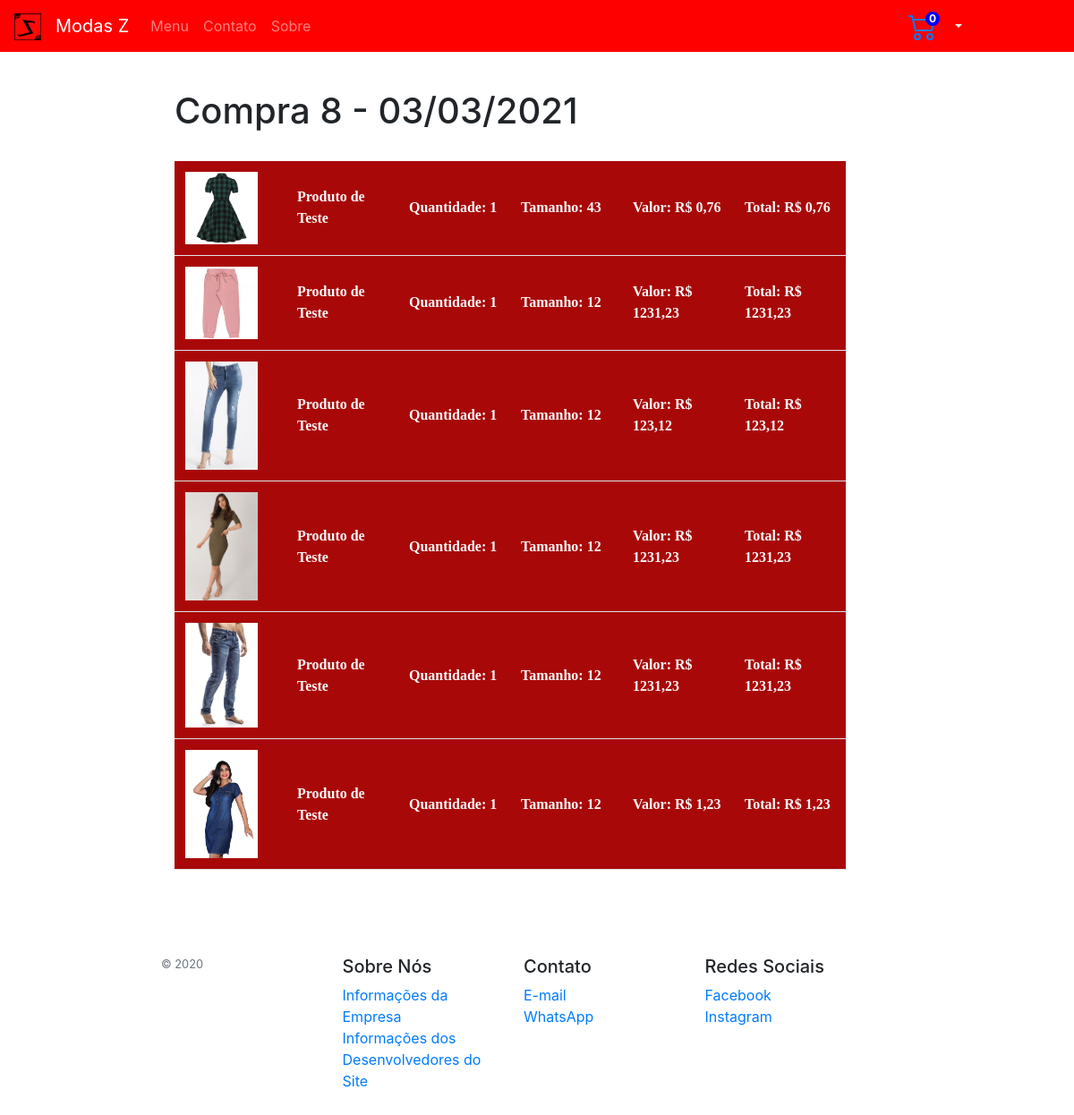
Screenshot of /minhasComprasDetalhada.php?id=8 with the database file from the repository.
### tables this page shows
CREATE TABLE `compras` (
  `id` int(11) NOT NULL,
  `idUsuario` int(11) NOT NULL,
  `idProdutos` text NOT NULL,
  `nomeProdutos` text NOT NULL,
  `fotoProdutos` text NOT NULL,
  `qtdProdutos` text NOT NULL,
  `tamanhoProdutos` text NOT NULL,
  `valorProdutos` text NOT NULL,
  `modoPagamento` varchar(20) NOT NULL,
  `valorTotal` double NOT NULL,
  `opcaoEnvio` varchar(20) NOT NULL,
  `dataCompra` date NOT NULL
);

### minhasComprasDetalhada.php (the view, shortened to what this page needs)
<?php
  include('conexao.php');
  if (isset($_SESSION['email']))
  {
    $logado = $_SESSION['email'];
    $script = 'SELECT * FROM usuarios WHERE email = "' . $logado . '"';
    $consulta = $conexao->query($script);
    $linha = $consulta->fetch_array(MYSQLI_ASSOC);
    $id = $linha['id'];
    $nome = $linha['nome'];
    if (isset($_SESSION['nItensCarrinho'])) {
      $nItensCarrinho = $_SESSION['nItensCarrinho'];
    } else {
      $_SESSION['nItensCarrinho'] = 0;
      $nItensCarrinho = $_SESSION['nItensCarrinho'];
    }
  } else {
    $nItensCarrinho = $_SESSION['nItensCarrinho'];
  }
  $idCompra = $_GET['id'];
  $script = "SELECT * FROM compras WHERE id = $idCompra";
  $consulta = $conexao->query($script);
  $linha = $consulta->fetch_array(MYSQLI_ASSOC);
  $dataCompra = $linha['dataCompra'];
  $dataCompraAno = substr($dataCompra,0,4);
  $dataCompraMes = substr($dataCompra,-5,2);
  $dataCompraDia = substr($dataCompra,8,10);
  $dataCompra = $dataCompraDia . "/" . $dataCompraMes . "/" . $dataCompraAno;
?>
<!DOCTYPE html>
<html>
<head>
  <link rel="stylesheet" type="text/css" href="CSS/bootstrap.min.css">
  <link rel="stylesheet" type="text/css" href="CSS/my.css">
</head>
<body>
  <nav class="navbar navbar-expand-lg navbar-dark navbar-sm fixed-top">
    <a class="navbar-brand" title="Menu"  href="index.php">
      <img src="Img/Logo.png" width="30" height="30" alt="">
    </a>
    <a class="navbar-brand" title="Menu" href="index.php">Modas Z</a>
    <div class="collapse navbar-collapse" id="navbarSupportedContent" style="margin-right: 101px;">
      <ul class="navbar-nav mr-auto">
        <li class="nav-item">
          <a class="nav-link " href="index.php">Menu<span class="sr-only"></span></a>
        </li>
        <li class="nav-item">
          <a class="nav-link " href="contato.php" tabindex="-1">Contato</a>
        </li>
        <li class="nav-item">
          <a class="nav-link " href="sobre.php" tabindex="-2">Sobre</a>
        </li>
      </ul>
      <a href="carrinho.php" class="mr-3"><span class="numItensCarrinho" name="numItensCarrinho"><?php echo $nItensCarrinho; ?></span><a>
        <div class="dropdown show mr-2">
          <a class="text-light dropdown-toggle font-weight-bold" href="#" role="button" id="dropdownMenuLink" data-toggle="dropdown" aria-haspopup="true" aria-expanded="false"><?php echo $nome; ?> </a>
        </div>
      </div>
    </nav>
    <h1 class="col-12">Compra <?php echo $idCompra; ?> - <?php echo $dataCompra; ?></h1><br>
    <div class="container col-12 divCompra rounded mb-5">
      <div class="divCompra border-0 card rounded w-100 h-auto darkmode-ignore mb-4">
        <?php
            $idProdutos = $linha['idProdutos'];
            $idCadaProduto = explode("¬",$idProdutos);
            $nomeProdutos = $linha['nomeProdutos'];
            $nomeCadaProduto = explode("¬",$nomeProdutos);
            $fotoProdutos = $linha['fotoProdutos'];
            $fotoCadaProduto = explode("¬",$fotoProdutos);
            $qtdProdutos = $linha['qtdProdutos'];
            $qtdCadaProduto = explode("¬",$qtdProdutos);
            $tamanhoProdutos = $linha['tamanhoProdutos'];
            $tamanhoCadaProduto = explode("¬",$tamanhoProdutos);
            $valorProdutos = $linha['valorProdutos'];
            $valorCadaProduto = explode("¬",$valorProdutos);
            for ($i = 0; $i < count($idCadaProduto)-1; $i++) {
              echo '
        <table class="table border-bottom m-0 p-0 rounded"style="font-family: serif;">
          <thead>
            <tr class="d-flex border-0">
              <th class="border-0">
                <img style="width: 80%;" src="' . $fotoCadaProduto[$i] . '">
              </th>
              <th class="border-0 text-light align-self-center">
                ' . $nomeCadaProduto[$i] . '
              </th>
              <th class="border-0 text-light align-self-center">
                Quantidade: ' . $qtdCadaProduto[$i] . '
              </th>
              <th class="border-0 text-light align-self-center">
                Tamanho: ' . $tamanhoCadaProduto[$i] . '
              </th>
              <th class="border-0 text-light align-self-center">
                Valor: R$ ' . str_replace(".",",",$valorCadaProduto[$i]) . '
              </th>
              <th class="border-0 text-light align-self-center">
                Total: R$ ' . number_format(((float)$valorCadaProduto[$i] * (float)$qtdCadaProduto[$i]),2,',','') . '
              </th>
            </tr>
          </thead>
        </table>'; $primeiraLinha = false;
            }
        ?>
      </div>
    </div>
    <footer class=" py-5">
      <div class="row">
        <div class="col- col-12 col-md">
          <small class="d-block mb-3 text-muted">&copy; 2020</small>
        </div>
        <div class="col- col-6 col-md">
          <h5>Sobre Nós</h5>
          <ul class="list-unstyled text-small">
            <li><a href="sobre.php#SD">Informações da Empresa</a></li>
            <li><a href="sobre.php">Informações dos Desenvolvedores do Site</a></li>
          </ul>
        </div>
        <div class="col- col-6 col-md">
          <h5>Contato</h5>
          <ul class="list-unstyled text-small">
            <li><a href="contato.php">E-mail</a></li>
            <li><a href="contato.php#SD">WhatsApp</a></li>
          </ul>
        </div>
        <div class="col- col-6 col-md">
          <h5>Redes Sociais</h5>
          <ul class="list-unstyled text-small">
            <li><a target="_blank" href="https://www.facebook.com">Facebook</a></li>
            <li><a target="_blank" href="https://www.instagram.com/modaz">Instagram</a></li>
          </ul>
        </div>
      </div>
    </footer>
    </body>
    </html>

### CSS/my.css (style rules this page uses)
.navbar { background-color: red; }
body { margin: 100px 20% 0 15%; }
.card { background-color: #A90808; }
thead { background-color: #A90808; }
th { width: 50%; }
a:link { text-decoration: none; }
.numItensCarrinho { position: fixed; margin-left: -13px; line-height: 1rem; height: 1rem; width: 1rem; -webkit-border-radius: 1rem; border-radius: 3rem; background-color: blue; color: #fff; font-size: .75rem; font-weight: 700; z-index: 1; text-align: center; }

### rows the page displays
compras: dataCompra "03/03/2021", nomeProdutos "Produto de Teste", qtdProdutos "1", tamanhoProdutos "43", valorProdutos "0,76", (float)$valorCadaProduto[$i] * (float)$qtdCadaProduto[$i] "0,76", tamanhoProdutos "12", valorProdutos "1231,23", (float)$valorCadaProduto[$i] * (float)$qtdCadaProduto[$i] "1231,23", valorProdutos "123,12", (float)$valorCadaProduto[$i] * (float)$qtdCadaProduto[$i] "123,12", valorProdutos "1,23", (float)$valorCadaProduto[$i] * (float)$qtdCadaProduto[$i] "1,23"

### other values shown
$nItensCarrinho "0"
$idCompra "8"
